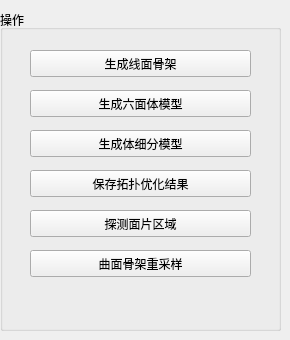
             <widget class="QWidget" name="tab_3">
              <attribute name="title">
               <string>CAD重建</string>
              </attribute>
              <widget class="QGroupBox" name="groupBox_3">
               <property name="geometry">
                <rect>
                 <x>0</x>
                 <y>10</y>
                 <width>281</width>
                 <height>321</height>
                </rect>
               </property>
               <property name="minimumSize">
                <size>
                 <width>0</width>
                 <height>300</height>
                </size>
               </property>
               <property name="title">
                <string>操作</string>
               </property>
               <widget class="QPushButton" name="save_topopt">
                <property name="geometry">
                 <rect>
                  <x>30</x>
                  <y>160</y>
                  <width>221</width>
                  <height>27</height>
                 </rect>
                </property>
                <property name="text">
                 <string>保存拓扑优化结果</string>
                </property>
               </widget>
               <widget class="QPushButton" name="line_surface_skel">
                <property name="geometry">
                 <rect>
                  <x>30</x>
                  <y>40</y>
                  <width>221</width>
                  <height>27</height>
                 </rect>
                </property>
                <property name="text">
                 <string>生成线面骨架</string>
                </property>
               </widget>
               <widget class="QPushButton" name="volumetric_sub">
                <property name="geometry">
                 <rect>
                  <x>30</x>
                  <y>120</y>
                  <width>221</width>
                  <height>27</height>
                 </rect>
                </property>
                <property name="text">
                 <string>生成体细分模型</string>
                </property>
               </widget>
               <widget class="QPushButton" name="btnReadQuadInfo">
                <property name="geometry">
                 <rect>
                  <x>30</x>
                  <y>80</y>
                  <width>221</width>
                  <height>27</height>
                 </rect>
                </property>
                <property name="text">
                 <string>生成六面体模型</string>
                </property>
               </widget>
               <widget class="QPushButton" name="btnTestDetFaces">
                <property name="geometry">
                 <rect>
                  <x>30</x>
                  <y>200</y>
                  <width>221</width>
                  <height>27</height>
                 </rect>
                </property>
                <property name="text">
                 <string>探测面片区域</string>
                </property>
               </widget>
               <widget class="QPushButton" name="btnTestResample">
                <property name="geometry">
                 <rect>
                  <x>30</x>
                  <y>240</y>
                  <width>221</width>
                  <height>27</height>
                 </rect>
                </property>
                <property name="text">
                 <string>曲面骨架重采样</string>
                </property>
               </widget>
              </widget>
             </widget>
